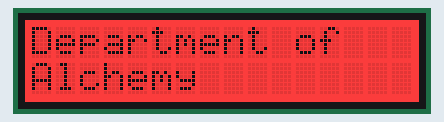
Bench run of a sketch on a simulated Arduino Uno, built with avr-gcc and run on an emulated ATmega328P. Shown: 16×2 character LCD.

Above: at 0.23 s.
At 5.33 s:
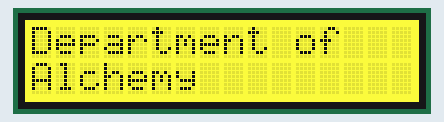
At 10.47 s:
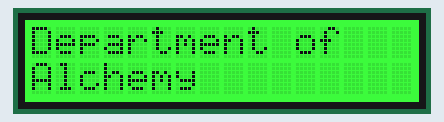
At 19.8 s:
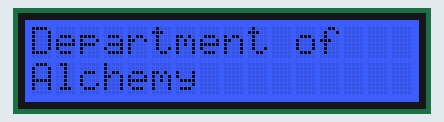
At 28.26 s:
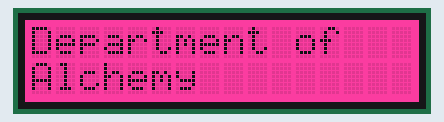
At 39.67 s:
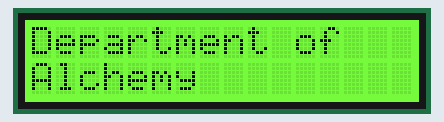

The sketch:

DisplayTestWaveshare.ino
```cpp
#include <Wire.h>
#include "Waveshare_LCD1602_RGB.h"


Waveshare_LCD1602_RGB lcd(16,2);  //16 characters and 2 lines of show
int r,g,b,t=0;
#define DELAY 20
void setup() {
    // initialize
    lcd.init();

    lcd.setCursor(0,0);
    lcd.send_string("Department of");
    lcd.setCursor(0,1);
    lcd.send_string("Alchemy");
}

void loop() {
  r = 255;
  g = 0;
  b = 0;

  for (int i = 0; i <= 255; i++) {
    g = i;
    lcd.setRGB(r, g, b);
    delay(DELAY);
  }

  for (int i = 255; i >= 0; i--) {
    r = i;
    lcd.setRGB(r, g, b);
    delay(DELAY);
  }

  for (int i = 0; i <= 255; i++) {
    b = i;
    lcd.setRGB(r, g, b);
    delay(DELAY);
  }

  for (int i = 255; i >= 0; i--) {
    g = i;
    lcd.setRGB(r, g, b);
    delay(DELAY);
  }

  for (int i = 0; i <= 255; i++) {
    r = i;
    lcd.setRGB(r, g, b);
    delay(DELAY);
  }

  for (int i = 255; i >= 0; i--) {
    b = i;
    lcd.setRGB(r, g, b);
    delay(DELAY);
  }
}
```
